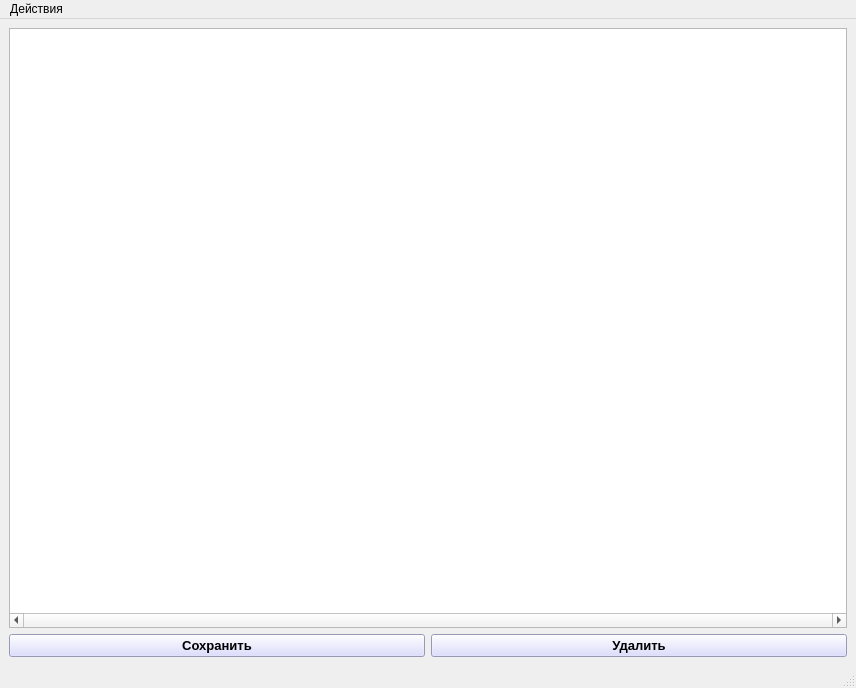
<?xml version="1.0" encoding="UTF-8"?>
<ui version="4.0">
 <class>WindowCases</class>
 <widget class="QMainWindow" name="WindowCases">
  <property name="geometry">
   <rect>
    <x>0</x>
    <y>0</y>
    <width>856</width>
    <height>688</height>
   </rect>
  </property>
  <property name="windowTitle">
   <string>MainWindow</string>
  </property>
  <widget class="QWidget" name="centralwidget">
   <layout class="QVBoxLayout" name="verticalLayout_2">
    <item>
     <layout class="QVBoxLayout" name="verticalLayout">
      <item>
       <widget class="QTableView" name="tableViewCases">
        <property name="styleSheet">
         <string notr="true"/>
        </property>
        <property name="frameShape">
         <enum>QFrame::StyledPanel</enum>
        </property>
        <property name="frameShadow">
         <enum>QFrame::Plain</enum>
        </property>
        <property name="lineWidth">
         <number>2</number>
        </property>
        <property name="midLineWidth">
         <number>3</number>
        </property>
        <property name="horizontalScrollBarPolicy">
         <enum>Qt::ScrollBarAlwaysOn</enum>
        </property>
        <property name="dragEnabled">
         <bool>true</bool>
        </property>
        <property name="alternatingRowColors">
         <bool>true</bool>
        </property>
        <property name="sortingEnabled">
         <bool>true</bool>
        </property>
        <attribute name="horizontalHeaderVisible">
         <bool>true</bool>
        </attribute>
        <attribute name="horizontalHeaderCascadingSectionResizes">
         <bool>true</bool>
        </attribute>
        <attribute name="horizontalHeaderMinimumSectionSize">
         <number>100</number>
        </attribute>
        <attribute name="horizontalHeaderDefaultSectionSize">
         <number>100</number>
        </attribute>
        <attribute name="verticalHeaderMinimumSectionSize">
         <number>20</number>
        </attribute>
       </widget>
      </item>
      <item>
       <layout class="QHBoxLayout" name="horizontalLayout">
        <item>
         <widget class="QPushButton" name="pushButtonSave">
          <property name="font">
           <font>
            <family>Arial</family>
            <pointsize>10</pointsize>
            <weight>75</weight>
            <bold>true</bold>
           </font>
          </property>
          <property name="styleSheet">
           <string notr="true">background-color: rgb(212, 212, 255);</string>
          </property>
          <property name="text">
           <string>Сохранить</string>
          </property>
         </widget>
        </item>
        <item>
         <widget class="QPushButton" name="pushButtonDel">
          <property name="font">
           <font>
            <family>Arial</family>
            <pointsize>10</pointsize>
            <weight>75</weight>
            <bold>true</bold>
           </font>
          </property>
          <property name="styleSheet">
           <string notr="true">background-color: rgb(212, 212, 255);</string>
          </property>
          <property name="text">
           <string>Удалить</string>
          </property>
         </widget>
        </item>
       </layout>
      </item>
     </layout>
    </item>
   </layout>
  </widget>
  <widget class="QMenuBar" name="menubar">
   <property name="geometry">
    <rect>
     <x>0</x>
     <y>0</y>
     <width>856</width>
     <height>21</height>
    </rect>
   </property>
   <widget class="QMenu" name="menu">
    <property name="title">
     <string>Действия</string>
    </property>
    <addaction name="addRow"/>
    <addaction name="addColumn"/>
   </widget>
   <addaction name="menu"/>
  </widget>
  <widget class="QStatusBar" name="statusbar"/>
  <action name="addRow">
   <property name="checkable">
    <bool>false</bool>
   </property>
   <property name="text">
    <string>Добавить строку</string>
   </property>
  </action>
  <action name="addColumn">
   <property name="text">
    <string>Добавить колонку</string>
   </property>
  </action>
 </widget>
 <resources/>
 <connections/>
</ui>
